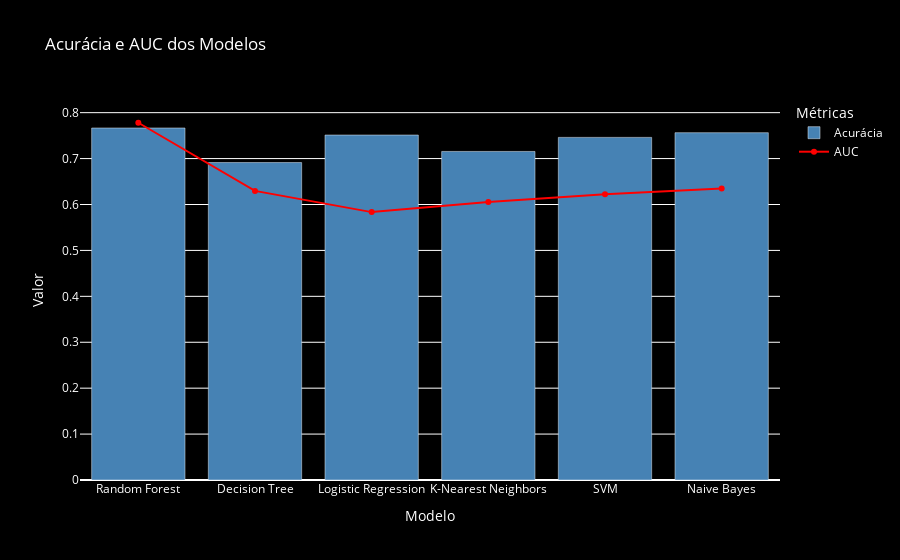

This figure's notebook cell:
### Markdown cell above
#### 4. Etapa de Interpretação e Aplicação

#### Observações sobre os modelos:
- Os modelos apresentaram acurácias entre 70% e 75%, o que indica um desempenho moderado.
- A classe "CONFIRMED" geralmente tem maior precisão e recall em comparação com a classe "CANDIDATE".
- A classe "CANDIDATE" apresenta baixo recall, indicando que muitos exemplos desta classe estão sendo classificados incorretamente como "CONFIRMED".

- Decision Tree e Naive Bayes apresentam resultados moderados, mas inferiores ao Random Forest.
- Logistic Regression, K-Nearest Neighbors, e SVM têm dificuldades em prever a classe "CANDIDATE" de forma eficaz, como evidenciado por seus baixos f1-scores e AUCs.

### Code cell
# Criando um dicionário para armazenar os resultados
resultados = {
'Modelo': ['Random Forest', 'Decision Tree', 'Logistic Regression', 'K-Nearest Neighbors', 'SVM', 'Naive Bayes'],
'Acurácia': [0.7665816326530612, 0.6913265306122449, 0.7512755102040817, 0.7155612244897959, 0.7461734693877551, 0.7563775510204082],
'AUC': [0.7780338765008576, 0.6296345164269692, 0.5834295421559572, 0.6054105093020188, 0.6222704182609843, 0.6345988916743633]}

# Plotando os resultados
fig = go.Figure()
# Adicionando barras para Acurácia
fig.add_trace(go.Bar(x=resultados['Modelo'], y=resultados['Acurácia'], name='Acurácia', marker_color='steelblue'))

# Adicionando linha para AUC
fig.add_trace(go.Scatter(x=resultados['Modelo'], y=resultados['AUC'], mode='lines+markers', name='AUC', marker_color='red'))

# Atualizando o layout
fig.update_layout(
title='Acurácia e AUC dos Modelos',
xaxis_title='Modelo',
yaxis_title='Valor',
legend_title='Métricas',
paper_bgcolor='black',
plot_bgcolor='black',
font=dict(color='white'),
barmode='group')

fig.show()

### Figure 1 — Plotly figure (JSON) as saved in the notebook; plotly's stock layout.template omitted (floating-point values rounded to 4 significant figures)
{"data": [{"marker": {"color": "steelblue"}, "name": "Acurácia", "type": "bar", "x": ["Random Forest", "Decision Tree", "Logistic Regression", "K-Nearest Neighbors", "SVM", "Naive Bayes"], "y": [0.7666, 0.6913, 0.7513, 0.7156, 0.7462, 0.7564]}, {"marker": {"color": "red"}, "mode": "lines+markers", "name": "AUC", "type": "scatter", "x": ["Random Forest", "Decision Tree", "Logistic Regression", "K-Nearest Neighbors", "SVM", "Naive Bayes"], "y": [0.778, 0.6296, 0.5834, 0.6054, 0.6223, 0.6346]}], "layout": {"barmode": "group", "font": {"color": "white"}, "legend": {"title": {"text": "Métricas"}}, "paper_bgcolor": "black", "plot_bgcolor": "black", "title": {"text": "Acurácia e AUC dos Modelos"}, "xaxis": {"title": {"text": "Modelo"}}, "yaxis": {"title": {"text": "Valor"}}}}
